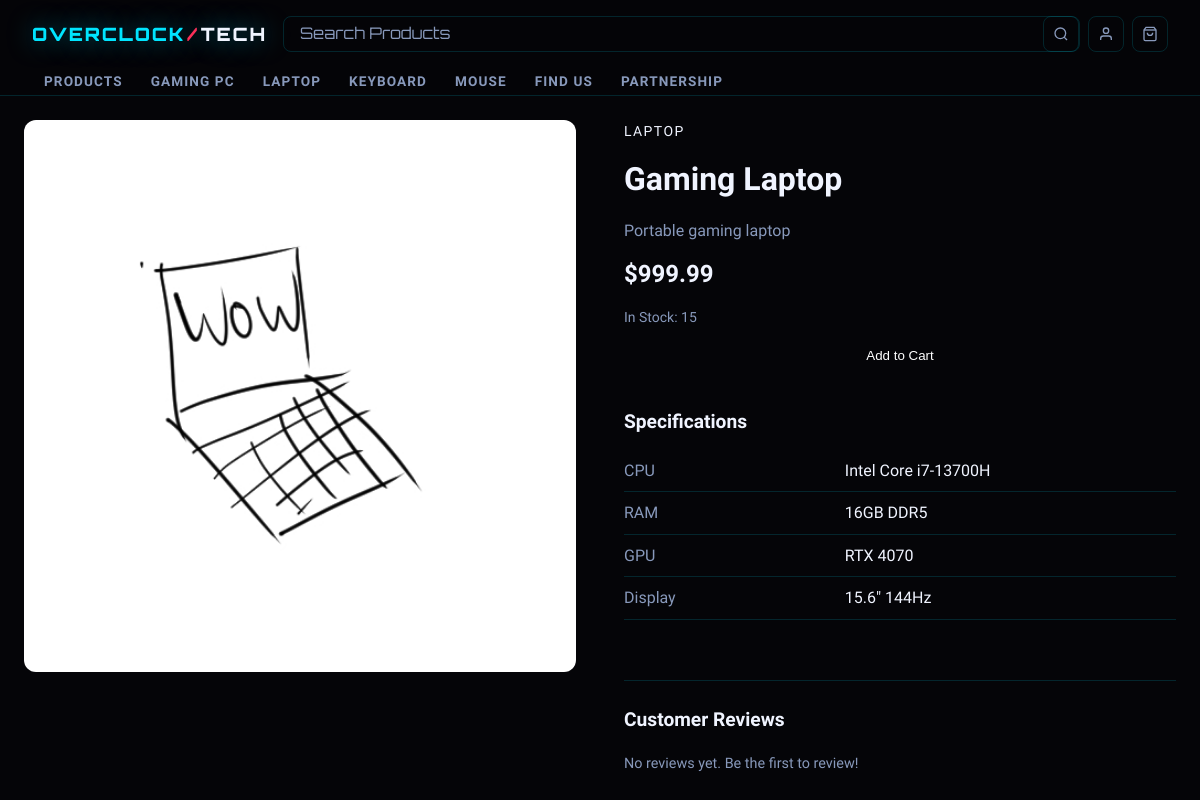
/product.php?id=2, run on the app's committed database.
### tables this page shows
CREATE TABLE `products` (
  `product_id` int(11) NOT NULL AUTO_INCREMENT,
  `category_id` int(11) DEFAULT NULL,
  `name` varchar(100) NOT NULL,
  `description` text DEFAULT NULL,
  `price` decimal(10,2) NOT NULL,
  `stock` int(11) DEFAULT 0,
  `image` varchar(255) DEFAULT NULL,
  PRIMARY KEY (`product_id`),
  KEY `category_id` (`category_id`),
  CONSTRAINT `products_ibfk_1` FOREIGN KEY (`category_id`) REFERENCES `categories` (`category_id`)
);

CREATE TABLE `categories` (
  `category_id` int(11) NOT NULL AUTO_INCREMENT,
  `name` varchar(50) NOT NULL,
  PRIMARY KEY (`category_id`)
);

CREATE TABLE `product_specs` (
  `spec_id` int(11) NOT NULL AUTO_INCREMENT,
  `product_id` int(11) DEFAULT NULL,
  `spec_name` varchar(100) NOT NULL,
  `spec_value` varchar(255) NOT NULL,
  PRIMARY KEY (`spec_id`),
  KEY `product_id` (`product_id`),
  CONSTRAINT `product_specs_ibfk_1` FOREIGN KEY (`product_id`) REFERENCES `products` (`product_id`)
);

### product.php (the view, shortened to what this page needs)
<?php
require_once 'db.php';
$product_id = isset($_GET['id']) ? (int)$_GET['id'] : null;
$stmt = $pdo->prepare("SELECT * FROM products WHERE product_id = ?");
$stmt->execute([$product_id]);
$product = $stmt->fetch();
$stmt = $pdo->prepare("SELECT * FROM product_specs WHERE product_id = ?");
$stmt->execute([$product_id]);
$specs = $stmt->fetchAll();
$stmt = $pdo->prepare("SELECT name FROM categories WHERE category_id = ?");
$stmt->execute([$product['category_id']]);
$category = $stmt->fetch();
$stmt = $pdo->prepare("
  SELECT r.*, c.fname, c.lname
  FROM reviews r
  JOIN customers c ON r.customer_id = c.customer_id
  WHERE r.product_id = ?
  ORDER BY r.created_at DESC
");
$stmt->execute([$product_id]);
$reviews = $stmt->fetchAll();
?>
<!DOCTYPE html>
<html lang="en">
<head>
  <link rel="stylesheet" href="css/style.css">
</head>
<body>
  <?php include 'includes/nav.php'; ?>
  <main class="product-page">
    <div class="product-details">
      <div class="product-image">
        <img src="images/<?= htmlspecialchars($product['image']) ?>"
             alt="<?= htmlspecialchars($product['name']) ?>">
      </div>
      <div class="product-info">
        <p class="product-category"><?= htmlspecialchars($category['name']) ?></p>
        <h1><?= htmlspecialchars($product['name']) ?></h1>
        <p class="product-description"><?= htmlspecialchars($product['description']) ?></p>
        <p class="product-price">$<?= number_format($product['price'], 2) ?></p>
        <p class="product-stock">In Stock: <?= $product['stock'] ?></p>
        <button class="add-to-cart">Add to Cart</button>
        <?php if (!empty($specs)): ?>
          <div class="product-specs">
            <h2>Specifications</h2>
            <table class="specs-table">
              <?php foreach ($specs as $spec): ?>
                <tr>
                  <td class="spec-name"><?= htmlspecialchars($spec['spec_name']) ?></td>
                  <td class="spec-value"><?= htmlspecialchars($spec['spec_value']) ?></td>
                </tr>
              <?php endforeach; ?>
            </table>
          </div>
        <?php endif; ?>
        <div class="reviews-section">
          <h2>Customer Reviews
          </h2>
          <?php if (empty($reviews)): ?>
            <p class="no-reviews">No reviews yet. Be the first to review!</p>
          <?php endif; ?>
        </div>
      </div>
    </div>
  </main>
</body>
</html>

### css/style.css (style rules this page uses)
:root { --bg-black: #050508; --bg-dark: #0a0a10; --bg-card: #0f0f18; --bg-card2: #141420; --neon: #00e5ff; --neon-dim: rgba(0, 229, 255, 0.12); --neon-glow: 0 0 24px rgba(0, 229, 255, 0.5); --neon2: #ff2d55; --neon2-glow: 0 0 24px rgba(255, 45, 85, 0.5); --text-white: #f0f4ff; --text-grey: #8899bb; --text-muted: #4a5570; --border: rgba(0, 229, 255, 0.15); --border-hover: rgba(0, 229, 255, 0.5); --font-display: 'Orbitron', monospace; --font-body: 'Rajdhani', sans-serif; --font-mono: 'Share Tech Mono', monospace; }
*, *::before, *::after { box-sizing: border-box; margin: 0; padding: 0; }
html { scroll-behavior: smooth; }
body { font-family: var(--font-body); background: var(--bg-black); color: var(--text-white); overflow-x: hidden; line-height: 1.6; }
.add-to-cart { margin-top: auto; padding: 8px; border-radius: 8px; border: none; background: var(--accent); color: white; cursor: pointer; transition: opacity 0.2s; }
.product-page { max-width: 1200px; margin: 0 auto; padding: 24px; }
.product-details { display: flex; gap: 48px; }
.product-image { flex: 1; }
.product-image img { width: 100%; aspect-ratio: 1/1; object-fit: cover; border-radius: 12px; }
.product-info { flex: 1; display: flex; flex-direction: column; gap: 12px; }
.product-category { color: var(--accent); font-size: 0.875rem; text-transform: uppercase; letter-spacing: 0.1em; }
.product-info h1 { font-size: 2rem; font-weight: 700; }
.product-description { color: var(--text-grey); }
.product-price { font-size: 1.5rem; font-weight: 700; color: var(--accent); }
.product-stock { color: var(--text-grey); font-size: 0.875rem; }
.product-specs { margin-top: 24px; }
.product-specs h2 { font-size: 1.2rem; font-weight: 600; margin-bottom: 12px; }
.specs-table { width: 100%; border-collapse: collapse; }
.specs-table tr { border-bottom: 1px solid var(--border); }
.specs-table td { padding: 8px 0; }
.spec-name { color: var(--text-grey); width: 40%; }
.spec-value { font-weight: 500; }
.reviews-section { margin-top: 48px; padding-top: 24px; border-top: 1px solid var(--border); }
.reviews-section h2 { font-size: 1.2rem; font-weight: 600; margin-bottom: 16px; display: flex; align-items: center; gap: 12px; }
.no-reviews { color: var(--text-grey); font-size: 0.9rem; }

### data on the page
products: image (picture), name "Gaming Laptop", description "Portable gaming laptop", price "999.99", stock "15"
categories: name "LAPTOP"
product_specs: spec_name "CPU", spec_value "Intel Core i7-13700H"
product_specs: spec_name "RAM", spec_value "16GB DDR5"
product_specs: spec_name "GPU", spec_value "RTX 4070"
product_specs: spec_name "Display", spec_value "15.6\" 144Hz"

### other printed values
$item['label'] "PRODUCTS"
$item['label'] "GAMING PC"
$item['label'] "LAPTOP"
$item['label'] "KEYBOARD"
$item['label'] "MOUSE"
$item['label'] "FIND US"
$item['label'] "PARTNERSHIP"
